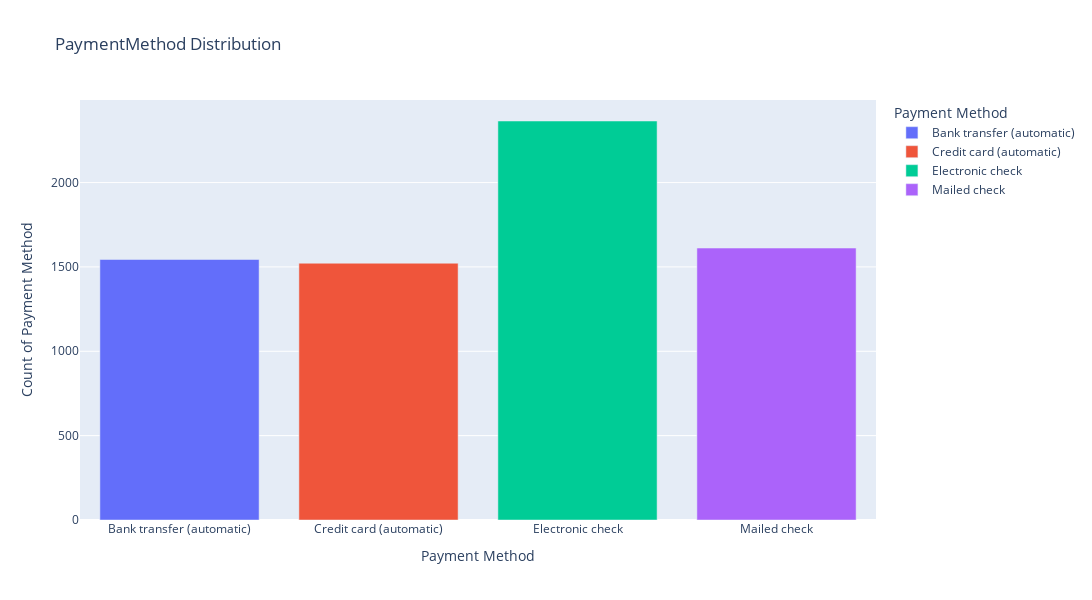

The notebook cell saved with this chart:
### Code cell
fig = px.bar(data_frame=telecom_payment_count, x = 'PaymentMethod', y = 'Counts', color = 'PaymentMethod', title='PaymentMethod Distribution')
fig.update_layout(autosize = False, width = 1200, height = 600, xaxis_title = 'Payment Method',
                  yaxis_title = 'Count of Payment Method', legend_title = 'Payment Method')

### Figure 1 — Plotly figure (JSON) as saved in the notebook; plotly's stock layout.template omitted (floating-point values rounded to 4 significant figures)
{"data": [{"alignmentgroup": "True", "hovertemplate": "PaymentMethod=%{x}<br>Counts=%{y}<extra></extra>", "legendgroup": "Bank transfer (automatic)", "marker": {"color": "#636efa", "pattern": {"shape": ""}}, "name": "Bank transfer (automatic)", "offsetgroup": "Bank transfer (automatic)", "orientation": "v", "showlegend": true, "textposition": "auto", "type": "bar", "x": ["Bank transfer (automatic)"], "xaxis": "x", "y": [1544], "yaxis": "y"}, {"alignmentgroup": "True", "hovertemplate": "PaymentMethod=%{x}<br>Counts=%{y}<extra></extra>", "legendgroup": "Credit card (automatic)", "marker": {"color": "#EF553B", "pattern": {"shape": ""}}, "name": "Credit card (automatic)", "offsetgroup": "Credit card (automatic)", "orientation": "v", "showlegend": true, "textposition": "auto", "type": "bar", "x": ["Credit card (automatic)"], "xaxis": "x", "y": [1522], "yaxis": "y"}, {"alignmentgroup": "True", "hovertemplate": "PaymentMethod=%{x}<br>Counts=%{y}<extra></extra>", "legendgroup": "Electronic check", "marker": {"color": "#00cc96", "pattern": {"shape": ""}}, "name": "Electronic check", "offsetgroup": "Electronic check", "orientation": "v", "showlegend": true, "textposition": "auto", "type": "bar", "x": ["Electronic check"], "xaxis": "x", "y": [2365], "yaxis": "y"}, {"alignmentgroup": "True", "hovertemplate": "PaymentMethod=%{x}<br>Counts=%{y}<extra></extra>", "legendgroup": "Mailed check", "marker": {"color": "#ab63fa", "pattern": {"shape": ""}}, "name": "Mailed check", "offsetgroup": "Mailed check", "orientation": "v", "showlegend": true, "textposition": "auto", "type": "bar", "x": ["Mailed check"], "xaxis": "x", "y": [1612], "yaxis": "y"}], "layout": {"autosize": false, "barmode": "relative", "height": 600, "legend": {"title": {"text": "Payment Method"}, "tracegroupgap": 0}, "title": {"text": "PaymentMethod Distribution"}, "width": 1200, "xaxis": {"anchor": "y", "categoryarray": ["Bank transfer (automatic)", "Credit card (automatic)", "Electronic check", "Mailed check"], "categoryorder": "array", "domain": [0, 1], "title": {"text": "Payment Method"}}, "yaxis": {"anchor": "x", "domain": [0, 1], "title": {"text": "Count of Payment Method"}}}}
